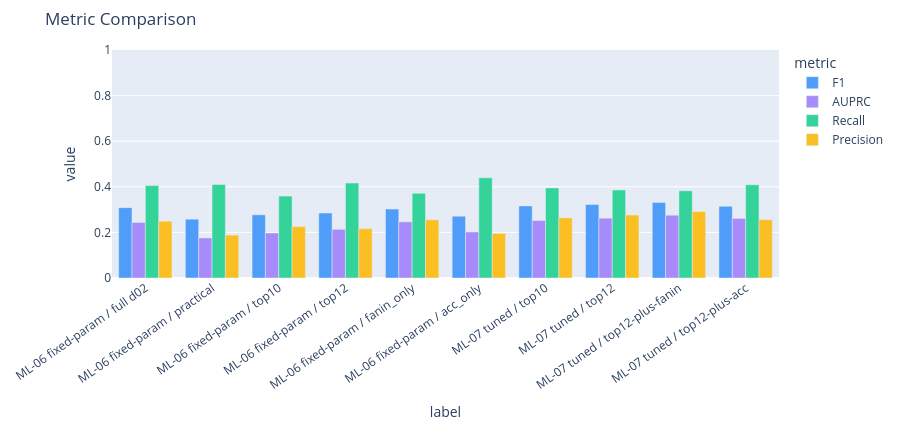
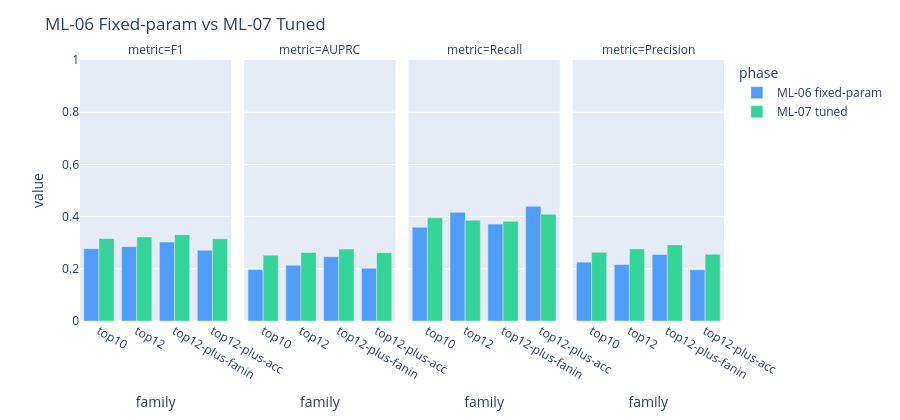
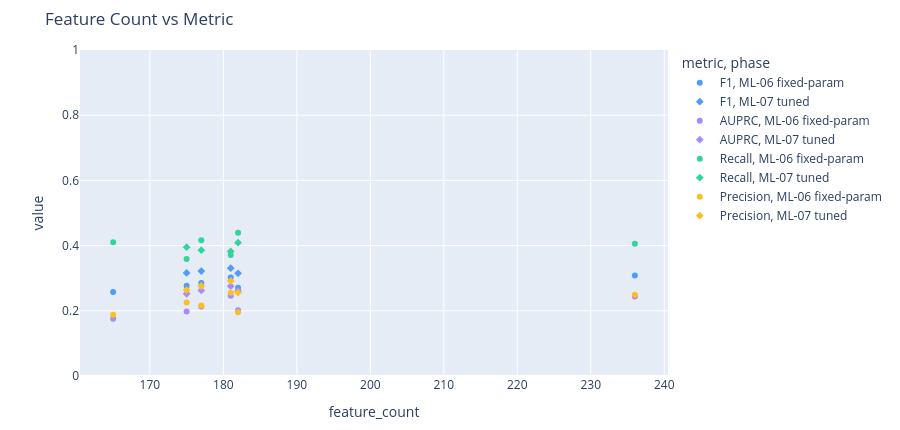
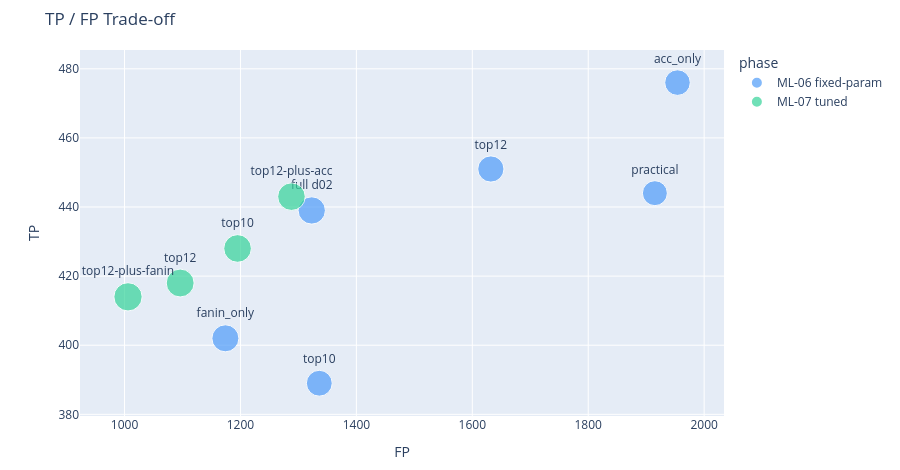

Notebook cell for these charts, in order:
### Code cell
# ============================================================
# 최종 실행 지점
# ============================================================
exp_data, skipped_df = load_feature_combination_data()
show_feature_combination_dashboard(exp_data, skipped_df)

### Figure 1 — Plotly figure (JSON) as saved in the notebook; plotly's stock layout.template omitted (floating-point values rounded to 4 significant figures)
{"data": [{"alignmentgroup": "True", "customdata": [["ML-06 fixed-param", "full d02", "d02-maxdepth4-fixparam-report", "ML-06 full fixed-param reference"], ["ML-06 fixed-param", "practical", "d02-maxdepth4-fixparam-practical", "ML-06 practical reduced fixed-param baseline"], ["ML-06 fixed-param", "top10", "d02-maxdepth4-fixparam-practical-plus-rev27-gain-top10", "ML-06 practical + rev27 gain top10 fixed-param"], ["ML-06 fixed-param", "top12", "d02-maxdepth4-fixparam-practical-plus-rev27-gain-top12", "ML-06 practical + rev27 gain top12 fixed-param"], ["ML-06 fixed-param", "fanin_only", "d02-maxdepth4-fixparam-practical_top12_plus_fanin_only", "ML-06 top12 + remaining fan-in features fixed-param"], ["ML-06 fixed-param", "acc_only", "d02-maxdepth4-fixparam-practical_top12_plus_acc_only", "ML-06 top12 + remaining accountstats features fixed-param"], ["ML-07 tuned", "top10", "ml07-d00-md4-top10-optuna-f1-t25", "ML-07 top10 Optuna validation-only tuned"], ["ML-07 tuned", "top12", "ml07-d00-md4-top12-optuna-f1-t25", "ML-07 top12 Optuna validation-only tuned"], ["ML-07 tuned", "top12-plus-fanin", "ml07-d00-md4-top12-plus-fanin-optuna-f1-t25", "ML-07 top12 plus fan-in Optuna validation-only tuned"], ["ML-07 tuned", "top12-plus-acc", "ml07-d00-md4-top12-plus-acc-optuna-f1-t25", "ML-07 top12 plus accountstats Optuna validation-only tuned"]], "hovertemplate": "metric=F1<br>label=%{x}<br>value=%{y:.6f}<br>phase=%{customdata[0]}<br>candidate=%{customdata[1]}<br>model_run_id=%{customdata[2]}<br>description=%{customdata[3]}<extra></extra>", "legendgroup": "F1", "marker": {"color": "#4f9cf9", "pattern": {"shape": ""}}, "name": "F1", "offsetgroup": "F1", "orientation": "v", "showlegend": true, "textposition": "auto", "type": "bar", "x": ["ML-06 fixed-param / full d02", "ML-06 fixed-param / practical", "ML-06 fixed-param / top10", "ML-06 fixed-param / top12", "ML-06 fixed-param / fanin_only", "ML-06 fixed-param / acc_only", "ML-07 tuned / top10", "ML-07 tuned / top12", "ML-07 tuned / top12-plus-fanin", "ML-07 tuned / top12-plus-acc"], "xaxis": "x", "y": [0.3086, 0.258, 0.2771, 0.2849, 0.3024, 0.271, 0.3163, 0.3219, 0.3308, 0.3149], "yaxis": "y"}, {"alignmentgroup": "True", "customdata": [["ML-06 fixed-param", "full d02", "d02-maxdepth4-fixparam-report", "ML-06 full fixed-param reference"], ["ML-06 fixed-param", "practical", "d02-maxdepth4-fixparam-practical", "ML-06 practical reduced fixed-param baseline"], ["ML-06 fixed-param", "top10", "d02-maxdepth4-fixparam-practical-plus-rev27-gain-top10", "ML-06 practical + rev27 gain top10 fixed-param"], ["ML-06 fixed-param", "top12", "d02-maxdepth4-fixparam-practical-plus-rev27-gain-top12", "ML-06 practical + rev27 gain top12 fixed-param"], ["ML-06 fixed-param", "fanin_only", "d02-maxdepth4-fixparam-practical_top12_plus_fanin_only", "ML-06 top12 + remaining fan-in features fixed-param"], ["ML-06 fixed-param", "acc_only", "d02-maxdepth4-fixparam-practical_top12_plus_acc_only", "ML-06 top12 + remaining accountstats features fixed-param"], ["ML-07 tuned", "top10", "ml07-d00-md4-top10-optuna-f1-t25", "ML-07 top10 Optuna validation-only tuned"], ["ML-07 tuned", "top12", "ml07-d00-md4-top12-optuna-f1-t25", "ML-07 top12 Optuna validation-only tuned"], ["ML-07 tuned", "top12-plus-fanin", "ml07-d00-md4-top12-plus-fanin-optuna-f1-t25", "ML-07 top12 plus fan-in Optuna validation-only tuned"], ["ML-07 tuned", "top12-plus-acc", "ml07-d00-md4-top12-plus-acc-optuna-f1-t25", "ML-07 top12 plus accountstats Optuna validation-only tuned"]], "hovertemplate": "metric=AUPRC<br>label=%{x}<br>value=%{y:.6f}<br>phase=%{customdata[0]}<br>candidate=%{customdata[1]}<br>model_run_id=%{customdata[2]}<br>description=%{customdata[3]}<extra></extra>", "legendgroup": "AUPRC", "marker": {"color": "#a78bfa", "pattern": {"shape": ""}}, "name": "AUPRC", "offsetgroup": "AUPRC", "orientation": "v", "showlegend": true, "textposition": "auto", "type": "bar", "x": ["ML-06 fixed-param / full d02", "ML-06 fixed-param / practical", "ML-06 fixed-param / top10", "ML-06 fixed-param / top12", "ML-06 fixed-param / fanin_only", "ML-06 fixed-param / acc_only", "ML-07 tuned / top10", "ML-07 tuned / top12", "ML-07 tuned / top12-plus-fanin", "ML-07 tuned / top12-plus-acc"], "xaxis": "x", "y": [0.2437, 0.1758, 0.1975, 0.2135, 0.2463, 0.2019, 0.2522, 0.2624, 0.2754, 0.2614], "yaxis": "y"}, {"alignmentgroup": "True", "customdata": [["ML-06 fixed-param", "full d02", "d02-maxdepth4-fixparam-report", "ML-06 full fixed-param reference"], ["ML-06 fixed-param", "practical", "d02-maxdepth4-fixparam-practical", "ML-06 practical reduced fixed-param baseline"], ["ML-06 fixed-param", "top10", "d02-maxdepth4-fixparam-practical-plus-rev27-gain-top10", "ML-06 practical + rev27 gain top10 fixed-param"], ["ML-06 fixed-param", "top12", "d02-maxdepth4-fixparam-practical-plus-rev27-gain-top12", "ML-06 practical + rev27 gain top12 fixed-param"], ["ML-06 fixed-param", "fanin_only", "d02-maxdepth4-fixparam-practical_top12_plus_fanin_only", "ML-06 top12 + remaining fan-in features fixed-param"], ["ML-06 fixed-param", "acc_only", "d02-maxdepth4-fixparam-practical_top12_plus_acc_only", "ML-06 top12 + remaining accountstats features fixed-param"], ["ML-07 tuned", "top10", "ml07-d00-md4-top10-optuna-f1-t25", "ML-07 top10 Optuna validation-only tuned"], ["ML-07 tuned", "top12", "ml07-d00-md4-top12-optuna-f1-t25", "ML-07 top12 Optuna validation-only tuned"], ["ML-07 tuned", "top12-plus-fanin", "ml07-d00-md4-top12-plus-fanin-optuna-f1-t25", "ML-07 top12 plus fan-in Optuna validation-only tuned"], ["ML-07 tuned", "top12-plus-acc", "ml07-d00-md4-top12-plus-acc-optuna-f1-t25", "ML-07 top12 plus accountstats Optuna validation-only tuned"]], "hovertemplate": "metric=Recall<br>label=%{x}<br>value=%{y:.6f}<br>phase=%{customdata[0]}<br>candidate=%{customdata[1]}<br>model_run_id=%{customdata[2]}<br>description=%{customdata[3]}<extra></extra>", "legendgroup": "Recall", "marker": {"color": "#34d399", "pattern": {"shape": ""}}, "name": "Recall", "offsetgroup": "Recall", "orientation": "v", "showlegend": true, "textposition": "auto", "type": "bar", "x": ["ML-06 fixed-param / full d02", "ML-06 fixed-param / practical", "ML-06 fixed-param / top10", "ML-06 fixed-param / top12", "ML-06 fixed-param / fanin_only", "ML-06 fixed-param / acc_only", "ML-07 tuned / top10", "ML-07 tuned / top12", "ML-07 tuned / top12-plus-fanin", "ML-07 tuned / top12-plus-acc"], "xaxis": "x", "y": [0.4054, 0.41, 0.3592, 0.4164, 0.3712, 0.4395, 0.3952, 0.386, 0.3823, 0.409], "yaxis": "y"}, {"alignmentgroup": "True", "customdata": [["ML-06 fixed-param", "full d02", "d02-maxdepth4-fixparam-report", "ML-06 full fixed-param reference"], ["ML-06 fixed-param", "practical", "d02-maxdepth4-fixparam-practical", "ML-06 practical reduced fixed-param baseline"], ["ML-06 fixed-param", "top10", "d02-maxdepth4-fixparam-practical-plus-rev27-gain-top10", "ML-06 practical + rev27 gain top10 fixed-param"], ["ML-06 fixed-param", "top12", "d02-maxdepth4-fixparam-practical-plus-rev27-gain-top12", "ML-06 practical + rev27 gain top12 fixed-param"], ["ML-06 fixed-param", "fanin_only", "d02-maxdepth4-fixparam-practical_top12_plus_fanin_only", "ML-06 top12 + remaining fan-in features fixed-param"], ["ML-06 fixed-param", "acc_only", "d02-maxdepth4-fixparam-practical_top12_plus_acc_only", "ML-06 top12 + remaining accountstats features fixed-param"], ["ML-07 tuned", "top10", "ml07-d00-md4-top10-optuna-f1-t25", "ML-07 top10 Optuna validation-only tuned"], ["ML-07 tuned", "top12", "ml07-d00-md4-top12-optuna-f1-t25", "ML-07 top12 Optuna validation-only tuned"], ["ML-07 tuned", "top12-plus-fanin", "ml07-d00-md4-top12-plus-fanin-optuna-f1-t25", "ML-07 top12 plus fan-in Optuna validation-only tuned"], ["ML-07 tuned", "top12-plus-acc", "ml07-d00-md4-top12-plus-acc-optuna-f1-t25", "ML-07 top12 plus accountstats Optuna validation-only tuned"]], "hovertemplate": "metric=Precision<br>label=%{x}<br>value=%{y:.6f}<br>phase=%{customdata[0]}<br>candidate=%{customdata[1]}<br>model_run_id=%{customdata[2]}<br>description=%{customdata[3]}<extra></extra>", "legendgroup": "Precision", "marker": {"color": "#fbbf24", "pattern": {"shape": ""}}, "name": "Precision", "offsetgroup": "Precision", "orientation": "v", "showlegend": true, "textposition": "auto", "type": "bar", "x": ["ML-06 fixed-param / full d02", "ML-06 fixed-param / practical", "ML-06 fixed-param / top10", "ML-06 fixed-param / top12", "ML-06 fixed-param / fanin_only", "ML-06 fixed-param / acc_only", "ML-07 tuned / top10", "ML-07 tuned / top12", "ML-07 tuned / top12-plus-fanin", "ML-07 tuned / top12-plus-acc"], "xaxis": "x", "y": [0.2491, 0.1882, 0.2255, 0.2165, 0.2551, 0.1959, 0.2637, 0.2761, 0.2915, 0.2559], "yaxis": "y"}], "layout": {"barmode": "group", "height": 430, "legend": {"title": {"text": "metric"}, "tracegroupgap": 0}, "margin": {"b": 130, "t": 50}, "title": {"text": "Metric Comparison"}, "xaxis": {"anchor": "y", "categoryarray": ["ML-06 fixed-param / full d02", "ML-06 fixed-param / practical", "ML-06 fixed-param / top10", "ML-06 fixed-param / top12", "ML-06 fixed-param / fanin_only", "ML-06 fixed-param / acc_only", "ML-07 tuned / top10", "ML-07 tuned / top12", "ML-07 tuned / top12-plus-fanin", "ML-07 tuned / top12-plus-acc"], "categoryorder": "array", "domain": [0, 1], "tickangle": -35, "title": {"text": "label"}}, "yaxis": {"anchor": "x", "domain": [0, 1], "range": [0, 1], "title": {"text": "value"}}}}

### Figure 2 — Plotly figure (JSON) as saved in the notebook; plotly's stock layout.template omitted (floating-point values rounded to 4 significant figures)
{"data": [{"alignmentgroup": "True", "customdata": [["top10", 175, 389, 1336], ["top12", 177, 451, 1632], ["fanin_only", 181, 402, 1174], ["acc_only", 182, 476, 1954]], "hovertemplate": "phase=ML-06 fixed-param<br>metric=F1<br>family=%{x}<br>value=%{y:.6f}<br>candidate=%{customdata[0]}<br>feature_count=%{customdata[1]}<br>TP=%{customdata[2]}<br>FP=%{customdata[3]}<extra></extra>", "legendgroup": "ML-06 fixed-param", "marker": {"color": "#4f9cf9", "pattern": {"shape": ""}}, "name": "ML-06 fixed-param", "offsetgroup": "ML-06 fixed-param", "orientation": "v", "showlegend": true, "textposition": "auto", "type": "bar", "x": ["top10", "top12", "top12-plus-fanin", "top12-plus-acc"], "xaxis": "x", "y": [0.2771, 0.2849, 0.3024, 0.271], "yaxis": "y"}, {"alignmentgroup": "True", "customdata": [["top10", 175, 389, 1336], ["top12", 177, 451, 1632], ["fanin_only", 181, 402, 1174], ["acc_only", 182, 476, 1954]], "hovertemplate": "phase=ML-06 fixed-param<br>metric=AUPRC<br>family=%{x}<br>value=%{y:.6f}<br>candidate=%{customdata[0]}<br>feature_count=%{customdata[1]}<br>TP=%{customdata[2]}<br>FP=%{customdata[3]}<extra></extra>", "legendgroup": "ML-06 fixed-param", "marker": {"color": "#4f9cf9", "pattern": {"shape": ""}}, "name": "ML-06 fixed-param", "offsetgroup": "ML-06 fixed-param", "orientation": "v", "showlegend": false, "textposition": "auto", "type": "bar", "x": ["top10", "top12", "top12-plus-fanin", "top12-plus-acc"], "xaxis": "x2", "y": [0.1975, 0.2135, 0.2463, 0.2019], "yaxis": "y2"}, {"alignmentgroup": "True", "customdata": [["top10", 175, 389, 1336], ["top12", 177, 451, 1632], ["fanin_only", 181, 402, 1174], ["acc_only", 182, 476, 1954]], "hovertemplate": "phase=ML-06 fixed-param<br>metric=Recall<br>family=%{x}<br>value=%{y:.6f}<br>candidate=%{customdata[0]}<br>feature_count=%{customdata[1]}<br>TP=%{customdata[2]}<br>FP=%{customdata[3]}<extra></extra>", "legendgroup": "ML-06 fixed-param", "marker": {"color": "#4f9cf9", "pattern": {"shape": ""}}, "name": "ML-06 fixed-param", "offsetgroup": "ML-06 fixed-param", "orientation": "v", "showlegend": false, "textposition": "auto", "type": "bar", "x": ["top10", "top12", "top12-plus-fanin", "top12-plus-acc"], "xaxis": "x3", "y": [0.3592, 0.4164, 0.3712, 0.4395], "yaxis": "y3"}, {"alignmentgroup": "True", "customdata": [["top10", 175, 389, 1336], ["top12", 177, 451, 1632], ["fanin_only", 181, 402, 1174], ["acc_only", 182, 476, 1954]], "hovertemplate": "phase=ML-06 fixed-param<br>metric=Precision<br>family=%{x}<br>value=%{y:.6f}<br>candidate=%{customdata[0]}<br>feature_count=%{customdata[1]}<br>TP=%{customdata[2]}<br>FP=%{customdata[3]}<extra></extra>", "legendgroup": "ML-06 fixed-param", "marker": {"color": "#4f9cf9", "pattern": {"shape": ""}}, "name": "ML-06 fixed-param", "offsetgroup": "ML-06 fixed-param", "orientation": "v", "showlegend": false, "textposition": "auto", "type": "bar", "x": ["top10", "top12", "top12-plus-fanin", "top12-plus-acc"], "xaxis": "x4", "y": [0.2255, 0.2165, 0.2551, 0.1959], "yaxis": "y4"}, {"alignmentgroup": "True", "customdata": [["top10", 175, 428, 1195], ["top12", 177, 418, 1096], ["top12-plus-fanin", 181, 414, 1006], ["top12-plus-acc", 182, 443, 1288]], "hovertemplate": "phase=ML-07 tuned<br>metric=F1<br>family=%{x}<br>value=%{y:.6f}<br>candidate=%{customdata[0]}<br>feature_count=%{customdata[1]}<br>TP=%{customdata[2]}<br>FP=%{customdata[3]}<extra></extra>", "legendgroup": "ML-07 tuned", "marker": {"color": "#34d399", "pattern": {"shape": ""}}, "name": "ML-07 tuned", "offsetgroup": "ML-07 tuned", "orientation": "v", "showlegend": true, "textposition": "auto", "type": "bar", "x": ["top10", "top12", "top12-plus-fanin", "top12-plus-acc"], "xaxis": "x", "y": [0.3163, 0.3219, 0.3308, 0.3149], "yaxis": "y"}, {"alignmentgroup": "True", "customdata": [["top10", 175, 428, 1195], ["top12", 177, 418, 1096], ["top12-plus-fanin", 181, 414, 1006], ["top12-plus-acc", 182, 443, 1288]], "hovertemplate": "phase=ML-07 tuned<br>metric=AUPRC<br>family=%{x}<br>value=%{y:.6f}<br>candidate=%{customdata[0]}<br>feature_count=%{customdata[1]}<br>TP=%{customdata[2]}<br>FP=%{customdata[3]}<extra></extra>", "legendgroup": "ML-07 tuned", "marker": {"color": "#34d399", "pattern": {"shape": ""}}, "name": "ML-07 tuned", "offsetgroup": "ML-07 tuned", "orientation": "v", "showlegend": false, "textposition": "auto", "type": "bar", "x": ["top10", "top12", "top12-plus-fanin", "top12-plus-acc"], "xaxis": "x2", "y": [0.2522, 0.2624, 0.2754, 0.2614], "yaxis": "y2"}, {"alignmentgroup": "True", "customdata": [["top10", 175, 428, 1195], ["top12", 177, 418, 1096], ["top12-plus-fanin", 181, 414, 1006], ["top12-plus-acc", 182, 443, 1288]], "hovertemplate": "phase=ML-07 tuned<br>metric=Recall<br>family=%{x}<br>value=%{y:.6f}<br>candidate=%{customdata[0]}<br>feature_count=%{customdata[1]}<br>TP=%{customdata[2]}<br>FP=%{customdata[3]}<extra></extra>", "legendgroup": "ML-07 tuned", "marker": {"color": "#34d399", "pattern": {"shape": ""}}, "name": "ML-07 tuned", "offsetgroup": "ML-07 tuned", "orientation": "v", "showlegend": false, "textposition": "auto", "type": "bar", "x": ["top10", "top12", "top12-plus-fanin", "top12-plus-acc"], "xaxis": "x3", "y": [0.3952, 0.386, 0.3823, 0.409], "yaxis": "y3"}, {"alignmentgroup": "True", "customdata": [["top10", 175, 428, 1195], ["top12", 177, 418, 1096], ["top12-plus-fanin", 181, 414, 1006], ["top12-plus-acc", 182, 443, 1288]], "hovertemplate": "phase=ML-07 tuned<br>metric=Precision<br>family=%{x}<br>value=%{y:.6f}<br>candidate=%{customdata[0]}<br>feature_count=%{customdata[1]}<br>TP=%{customdata[2]}<br>FP=%{customdata[3]}<extra></extra>", "legendgroup": "ML-07 tuned", "marker": {"color": "#34d399", "pattern": {"shape": ""}}, "name": "ML-07 tuned", "offsetgroup": "ML-07 tuned", "orientation": "v", "showlegend": false, "textposition": "auto", "type": "bar", "x": ["top10", "top12", "top12-plus-fanin", "top12-plus-acc"], "xaxis": "x4", "y": [0.2637, 0.2761, 0.2915, 0.2559], "yaxis": "y4"}], "layout": {"annotations": [{"font": {}, "showarrow": false, "text": "metric=F1", "x": 0.1175, "xanchor": "center", "xref": "paper", "y": 1, "yanchor": "bottom", "yref": "paper"}, {"font": {}, "showarrow": false, "text": "metric=AUPRC", "x": 0.3725, "xanchor": "center", "xref": "paper", "y": 1, "yanchor": "bottom", "yref": "paper"}, {"font": {}, "showarrow": false, "text": "metric=Recall", "x": 0.6275, "xanchor": "center", "xref": "paper", "y": 1, "yanchor": "bottom", "yref": "paper"}, {"font": {}, "showarrow": false, "text": "metric=Precision", "x": 0.8825, "xanchor": "center", "xref": "paper", "y": 1, "yanchor": "bottom", "yref": "paper"}], "barmode": "group", "height": 420, "legend": {"title": {"text": "phase"}, "tracegroupgap": 0}, "margin": {"b": 70, "t": 60}, "title": {"text": "ML-06 Fixed-param vs ML-07 Tuned"}, "xaxis": {"anchor": "y", "domain": [0, 0.235], "title": {"text": "family"}}, "xaxis2": {"anchor": "y2", "domain": [0.255, 0.49], "matches": "x", "title": {"text": "family"}}, "xaxis3": {"anchor": "y3", "domain": [0.51, 0.745], "matches": "x", "title": {"text": "family"}}, "xaxis4": {"anchor": "y4", "domain": [0.765, 1.0], "matches": "x", "title": {"text": "family"}}, "yaxis": {"anchor": "x", "domain": [0, 1], "range": [0, 1], "title": {"text": "value"}}, "yaxis2": {"anchor": "x2", "domain": [0, 1], "matches": "y", "range": [0, 1], "showticklabels": false}, "yaxis3": {"anchor": "x3", "domain": [0, 1], "matches": "y", "range": [0, 1], "showticklabels": false}, "yaxis4": {"anchor": "x4", "domain": [0, 1], "matches": "y", "range": [0, 1], "showticklabels": false}}}

### Figure 3 — Plotly figure (JSON) as saved in the notebook; plotly's stock layout.template omitted (floating-point values rounded to 4 significant figures)
{"data": [{"customdata": [["full", 439, 1323, "d02-maxdepth4-fixparam-report"], ["practical", 444, 1915, "d02-maxdepth4-fixparam-practical"], ["top10", 389, 1336, "d02-maxdepth4-fixparam-practical-plus-rev27-gain-top10"], ["top12", 451, 1632, "d02-maxdepth4-fixparam-practical-plus-rev27-gain-top12"], ["top12-plus-fanin", 402, 1174, "d02-maxdepth4-fixparam-practical_top12_plus_fanin_only"], ["top12-plus-acc", 476, 1954, "d02-maxdepth4-fixparam-practical_top12_plus_acc_only"]], "hovertemplate": "<b>%{hovertext}</b><br><br>metric=F1<br>phase=ML-06 fixed-param<br>feature_count=%{x}<br>value=%{y:.6f}<br>family=%{customdata[0]}<br>TP=%{customdata[1]}<br>FP=%{customdata[2]}<br>model_run_id=%{customdata[3]}<extra></extra>", "hovertext": ["full d02", "practical", "top10", "top12", "fanin_only", "acc_only"], "legendgroup": "F1, ML-06 fixed-param", "marker": {"color": "#4f9cf9", "symbol": "circle"}, "mode": "markers", "name": "F1, ML-06 fixed-param", "orientation": "v", "showlegend": true, "type": "scatter", "x": [236, 165, 175, 177, 181, 182], "xaxis": "x", "y": [0.3086, 0.258, 0.2771, 0.2849, 0.3024, 0.271], "yaxis": "y"}, {"customdata": [["top10", 428, 1195, "ml07-d00-md4-top10-optuna-f1-t25"], ["top12", 418, 1096, "ml07-d00-md4-top12-optuna-f1-t25"], ["top12-plus-fanin", 414, 1006, "ml07-d00-md4-top12-plus-fanin-optuna-f1-t25"], ["top12-plus-acc", 443, 1288, "ml07-d00-md4-top12-plus-acc-optuna-f1-t25"]], "hovertemplate": "<b>%{hovertext}</b><br><br>metric=F1<br>phase=ML-07 tuned<br>feature_count=%{x}<br>value=%{y:.6f}<br>family=%{customdata[0]}<br>TP=%{customdata[1]}<br>FP=%{customdata[2]}<br>model_run_id=%{customdata[3]}<extra></extra>", "hovertext": ["top10", "top12", "top12-plus-fanin", "top12-plus-acc"], "legendgroup": "F1, ML-07 tuned", "marker": {"color": "#4f9cf9", "symbol": "diamond"}, "mode": "markers", "name": "F1, ML-07 tuned", "orientation": "v", "showlegend": true, "type": "scatter", "x": [175, 177, 181, 182], "xaxis": "x", "y": [0.3163, 0.3219, 0.3308, 0.3149], "yaxis": "y"}, {"customdata": [["full", 439, 1323, "d02-maxdepth4-fixparam-report"], ["practical", 444, 1915, "d02-maxdepth4-fixparam-practical"], ["top10", 389, 1336, "d02-maxdepth4-fixparam-practical-plus-rev27-gain-top10"], ["top12", 451, 1632, "d02-maxdepth4-fixparam-practical-plus-rev27-gain-top12"], ["top12-plus-fanin", 402, 1174, "d02-maxdepth4-fixparam-practical_top12_plus_fanin_only"], ["top12-plus-acc", 476, 1954, "d02-maxdepth4-fixparam-practical_top12_plus_acc_only"]], "hovertemplate": "<b>%{hovertext}</b><br><br>metric=AUPRC<br>phase=ML-06 fixed-param<br>feature_count=%{x}<br>value=%{y:.6f}<br>family=%{customdata[0]}<br>TP=%{customdata[1]}<br>FP=%{customdata[2]}<br>model_run_id=%{customdata[3]}<extra></extra>", "hovertext": ["full d02", "practical", "top10", "top12", "fanin_only", "acc_only"], "legendgroup": "AUPRC, ML-06 fixed-param", "marker": {"color": "#a78bfa", "symbol": "circle"}, "mode": "markers", "name": "AUPRC, ML-06 fixed-param", "orientation": "v", "showlegend": true, "type": "scatter", "x": [236, 165, 175, 177, 181, 182], "xaxis": "x", "y": [0.2437, 0.1758, 0.1975, 0.2135, 0.2463, 0.2019], "yaxis": "y"}, {"customdata": [["top10", 428, 1195, "ml07-d00-md4-top10-optuna-f1-t25"], ["top12", 418, 1096, "ml07-d00-md4-top12-optuna-f1-t25"], ["top12-plus-fanin", 414, 1006, "ml07-d00-md4-top12-plus-fanin-optuna-f1-t25"], ["top12-plus-acc", 443, 1288, "ml07-d00-md4-top12-plus-acc-optuna-f1-t25"]], "hovertemplate": "<b>%{hovertext}</b><br><br>metric=AUPRC<br>phase=ML-07 tuned<br>feature_count=%{x}<br>value=%{y:.6f}<br>family=%{customdata[0]}<br>TP=%{customdata[1]}<br>FP=%{customdata[2]}<br>model_run_id=%{customdata[3]}<extra></extra>", "hovertext": ["top10", "top12", "top12-plus-fanin", "top12-plus-acc"], "legendgroup": "AUPRC, ML-07 tuned", "marker": {"color": "#a78bfa", "symbol": "diamond"}, "mode": "markers", "name": "AUPRC, ML-07 tuned", "orientation": "v", "showlegend": true, "type": "scatter", "x": [175, 177, 181, 182], "xaxis": "x", "y": [0.2522, 0.2624, 0.2754, 0.2614], "yaxis": "y"}, {"customdata": [["full", 439, 1323, "d02-maxdepth4-fixparam-report"], ["practical", 444, 1915, "d02-maxdepth4-fixparam-practical"], ["top10", 389, 1336, "d02-maxdepth4-fixparam-practical-plus-rev27-gain-top10"], ["top12", 451, 1632, "d02-maxdepth4-fixparam-practical-plus-rev27-gain-top12"], ["top12-plus-fanin", 402, 1174, "d02-maxdepth4-fixparam-practical_top12_plus_fanin_only"], ["top12-plus-acc", 476, 1954, "d02-maxdepth4-fixparam-practical_top12_plus_acc_only"]], "hovertemplate": "<b>%{hovertext}</b><br><br>metric=Recall<br>phase=ML-06 fixed-param<br>feature_count=%{x}<br>value=%{y:.6f}<br>family=%{customdata[0]}<br>TP=%{customdata[1]}<br>FP=%{customdata[2]}<br>model_run_id=%{customdata[3]}<extra></extra>", "hovertext": ["full d02", "practical", "top10", "top12", "fanin_only", "acc_only"], "legendgroup": "Recall, ML-06 fixed-param", "marker": {"color": "#34d399", "symbol": "circle"}, "mode": "markers", "name": "Recall, ML-06 fixed-param", "orientation": "v", "showlegend": true, "type": "scatter", "x": [236, 165, 175, 177, 181, 182], "xaxis": "x", "y": [0.4054, 0.41, 0.3592, 0.4164, 0.3712, 0.4395], "yaxis": "y"}, {"customdata": [["top10", 428, 1195, "ml07-d00-md4-top10-optuna-f1-t25"], ["top12", 418, 1096, "ml07-d00-md4-top12-optuna-f1-t25"], ["top12-plus-fanin", 414, 1006, "ml07-d00-md4-top12-plus-fanin-optuna-f1-t25"], ["top12-plus-acc", 443, 1288, "ml07-d00-md4-top12-plus-acc-optuna-f1-t25"]], "hovertemplate": "<b>%{hovertext}</b><br><br>metric=Recall<br>phase=ML-07 tuned<br>feature_count=%{x}<br>value=%{y:.6f}<br>family=%{customdata[0]}<br>TP=%{customdata[1]}<br>FP=%{customdata[2]}<br>model_run_id=%{customdata[3]}<extra></extra>", "hovertext": ["top10", "top12", "top12-plus-fanin", "top12-plus-acc"], "legendgroup": "Recall, ML-07 tuned", "marker": {"color": "#34d399", "symbol": "diamond"}, "mode": "markers", "name": "Recall, ML-07 tuned", "orientation": "v", "showlegend": true, "type": "scatter", "x": [175, 177, 181, 182], "xaxis": "x", "y": [0.3952, 0.386, 0.3823, 0.409], "yaxis": "y"}, {"customdata": [["full", 439, 1323, "d02-maxdepth4-fixparam-report"], ["practical", 444, 1915, "d02-maxdepth4-fixparam-practical"], ["top10", 389, 1336, "d02-maxdepth4-fixparam-practical-plus-rev27-gain-top10"], ["top12", 451, 1632, "d02-maxdepth4-fixparam-practical-plus-rev27-gain-top12"], ["top12-plus-fanin", 402, 1174, "d02-maxdepth4-fixparam-practical_top12_plus_fanin_only"], ["top12-plus-acc", 476, 1954, "d02-maxdepth4-fixparam-practical_top12_plus_acc_only"]], "hovertemplate": "<b>%{hovertext}</b><br><br>metric=Precision<br>phase=ML-06 fixed-param<br>feature_count=%{x}<br>value=%{y:.6f}<br>family=%{customdata[0]}<br>TP=%{customdata[1]}<br>FP=%{customdata[2]}<br>model_run_id=%{customdata[3]}<extra></extra>", "hovertext": ["full d02", "practical", "top10", "top12", "fanin_only", "acc_only"], "legendgroup": "Precision, ML-06 fixed-param", "marker": {"color": "#fbbf24", "symbol": "circle"}, "mode": "markers", "name": "Precision, ML-06 fixed-param", "orientation": "v", "showlegend": true, "type": "scatter", "x": [236, 165, 175, 177, 181, 182], "xaxis": "x", "y": [0.2491, 0.1882, 0.2255, 0.2165, 0.2551, 0.1959], "yaxis": "y"}, {"customdata": [["top10", 428, 1195, "ml07-d00-md4-top10-optuna-f1-t25"], ["top12", 418, 1096, "ml07-d00-md4-top12-optuna-f1-t25"], ["top12-plus-fanin", 414, 1006, "ml07-d00-md4-top12-plus-fanin-optuna-f1-t25"], ["top12-plus-acc", 443, 1288, "ml07-d00-md4-top12-plus-acc-optuna-f1-t25"]], "hovertemplate": "<b>%{hovertext}</b><br><br>metric=Precision<br>phase=ML-07 tuned<br>feature_count=%{x}<br>value=%{y:.6f}<br>family=%{customdata[0]}<br>TP=%{customdata[1]}<br>FP=%{customdata[2]}<br>model_run_id=%{customdata[3]}<extra></extra>", "hovertext": ["top10", "top12", "top12-plus-fanin", "top12-plus-acc"], "legendgroup": "Precision, ML-07 tuned", "marker": {"color": "#fbbf24", "symbol": "diamond"}, "mode": "markers", "name": "Precision, ML-07 tuned", "orientation": "v", "showlegend": true, "type": "scatter", "x": [175, 177, 181, 182], "xaxis": "x", "y": [0.2637, 0.2761, 0.2915, 0.2559], "yaxis": "y"}], "layout": {"height": 430, "legend": {"title": {"text": "metric, phase"}, "tracegroupgap": 0}, "margin": {"b": 40, "t": 50}, "title": {"text": "Feature Count vs Metric"}, "xaxis": {"anchor": "y", "domain": [0, 1], "title": {"text": "feature_count"}}, "yaxis": {"anchor": "x", "domain": [0, 1], "range": [0, 1], "title": {"text": "value"}}}}

### Figure 4 — Plotly figure (JSON) as saved in the notebook; plotly's stock layout.template omitted (floating-point values rounded to 4 significant figures)
{"data": [{"customdata": [[0.3086, 0.2437, 0.4054, 0.2491, 236, "d02-maxdepth4-fixparam-report"], [0.258, 0.1758, 0.41, 0.1882, 165, "d02-maxdepth4-fixparam-practical"], [0.2771, 0.1975, 0.3592, 0.2255, 175, "d02-maxdepth4-fixparam-practical-plus-rev27-gain-top10"], [0.2849, 0.2135, 0.4164, 0.2165, 177, "d02-maxdepth4-fixparam-practical-plus-rev27-gain-top12"], [0.3024, 0.2463, 0.3712, 0.2551, 181, "d02-maxdepth4-fixparam-practical_top12_plus_fanin_only"], [0.271, 0.2019, 0.4395, 0.1959, 182, "d02-maxdepth4-fixparam-practical_top12_plus_acc_only"]], "hovertemplate": "<b>%{hovertext}</b><br><br>phase=ML-06 fixed-param<br>FP=%{x}<br>TP=%{y}<br>F1=%{customdata[0]:.6f}<br>candidate=%{text}<br>AUPRC=%{customdata[1]:.6f}<br>Recall=%{customdata[2]:.6f}<br>Precision=%{customdata[3]:.6f}<br>feature_count=%{customdata[4]}<br>model_run_id=%{customdata[5]}<extra></extra>", "hovertext": ["full d02", "practical", "top10", "top12", "fanin_only", "acc_only"], "legendgroup": "ML-06 fixed-param", "marker": {"color": "#4f9cf9", "size": [0.3086, 0.258, 0.2771, 0.2849, 0.3024, 0.271], "sizemode": "area", "sizeref": 0.000827, "symbol": "circle"}, "mode": "markers+text", "name": "ML-06 fixed-param", "orientation": "v", "showlegend": true, "text": ["full d02", "practical", "top10", "top12", "fanin_only", "acc_only"], "textposition": "top center", "type": "scatter", "x": [1323, 1915, 1336, 1632, 1174, 1954], "xaxis": "x", "y": [439, 444, 389, 451, 402, 476], "yaxis": "y"}, {"customdata": [[0.3163, 0.2522, 0.3952, 0.2637, 175, "ml07-d00-md4-top10-optuna-f1-t25"], [0.3219, 0.2624, 0.386, 0.2761, 177, "ml07-d00-md4-top12-optuna-f1-t25"], [0.3308, 0.2754, 0.3823, 0.2915, 181, "ml07-d00-md4-top12-plus-fanin-optuna-f1-t25"], [0.3149, 0.2614, 0.409, 0.2559, 182, "ml07-d00-md4-top12-plus-acc-optuna-f1-t25"]], "hovertemplate": "<b>%{hovertext}</b><br><br>phase=ML-07 tuned<br>FP=%{x}<br>TP=%{y}<br>F1=%{customdata[0]:.6f}<br>candidate=%{text}<br>AUPRC=%{customdata[1]:.6f}<br>Recall=%{customdata[2]:.6f}<br>Precision=%{customdata[3]:.6f}<br>feature_count=%{customdata[4]}<br>model_run_id=%{customdata[5]}<extra></extra>", "hovertext": ["top10", "top12", "top12-plus-fanin", "top12-plus-acc"], "legendgroup": "ML-07 tuned", "marker": {"color": "#34d399", "size": [0.3163, 0.3219, 0.3308, 0.3149], "sizemode": "area", "sizeref": 0.000827, "symbol": "circle"}, "mode": "markers+text", "name": "ML-07 tuned", "orientation": "v", "showlegend": true, "text": ["top10", "top12", "top12-plus-fanin", "top12-plus-acc"], "textposition": "top center", "type": "scatter", "x": [1195, 1096, 1006, 1288], "xaxis": "x", "y": [428, 418, 414, 443], "yaxis": "y"}], "layout": {"height": 470, "legend": {"itemsizing": "constant", "title": {"text": "phase"}, "tracegroupgap": 0}, "margin": {"b": 40, "t": 50}, "title": {"text": "TP / FP Trade-off"}, "xaxis": {"anchor": "y", "domain": [0, 1], "title": {"text": "FP"}}, "yaxis": {"anchor": "x", "domain": [0, 1], "title": {"text": "TP"}}}}
